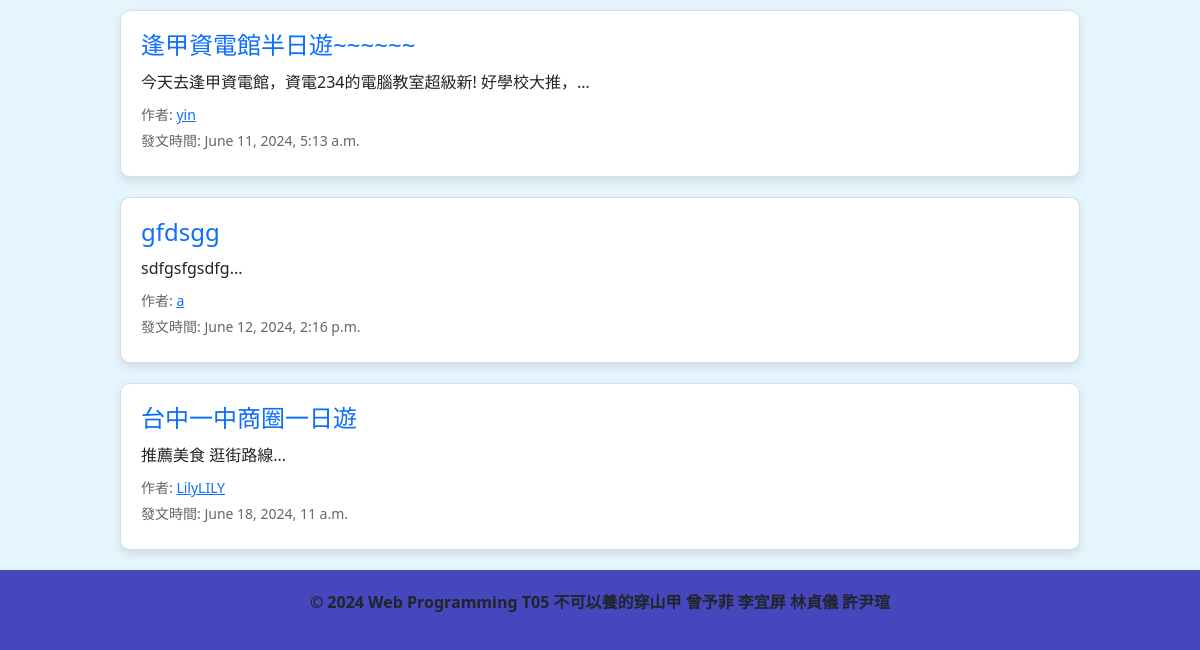
Before: / (lower part) with the older database file.
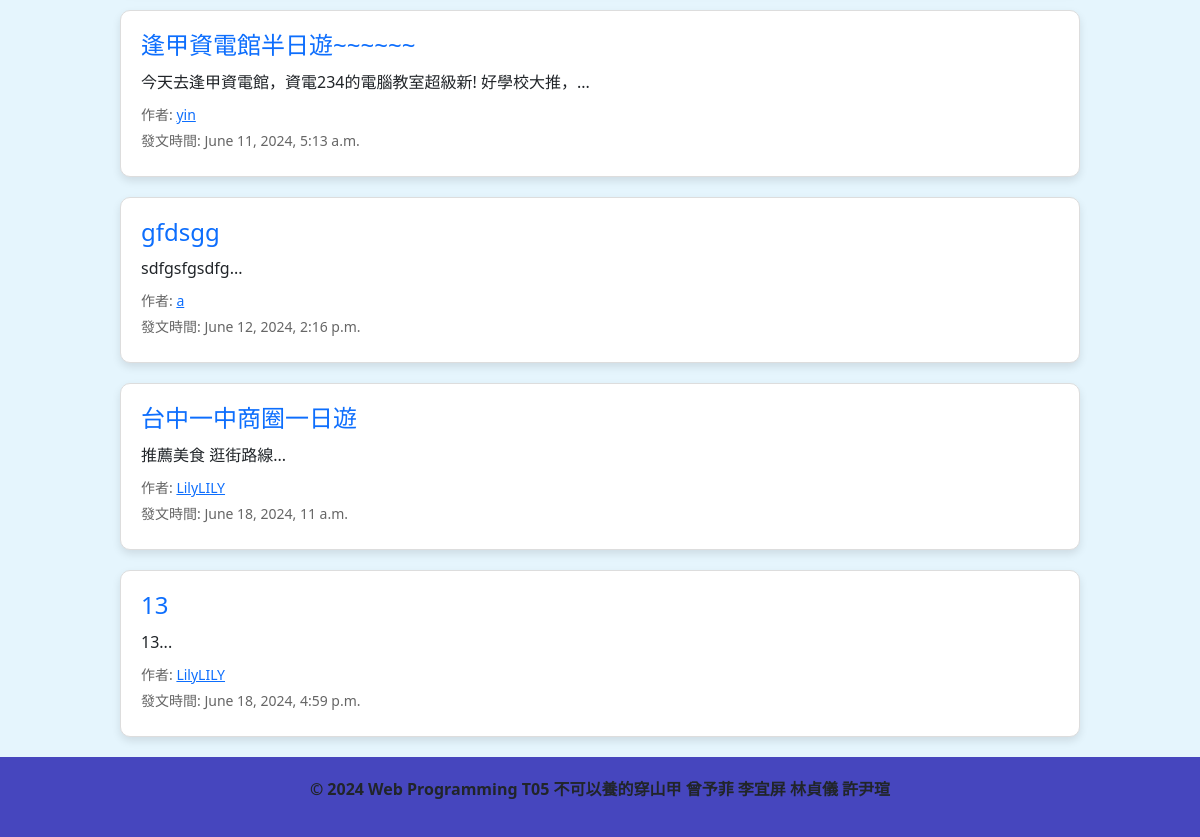
After: the same page with the newer database file.
### travel/models.py (models this page shows, shortened)
class Post(models.Model):
    user = models.ForeignKey(User, on_delete=models.CASCADE, related_name='posts', verbose_name="發文者")
    title = models.CharField(max_length=20, verbose_name="文章標題")
    description = models.TextField(verbose_name="文章內容")
    created_at = models.DateTimeField(default=timezone.now, verbose_name="發文時間")
    pictures = models.ManyToManyField(Picture, related_name='posts', verbose_name="內文圖片", blank=True)
    tags = models.ManyToManyField(Tag, related_name='posts', verbose_name="標籤", blank=True)

### travel/views.py (the view)
# urls.py: 2. Add a URL to urlpatterns:  path('', views.home, name='home')
def home(request):
    posts = Post.objects.all()
    return render(request, 'home.html', {'posts': posts})

### travel/templates/home.html (shortened to what this page needs)
{% extends "Mama.html" %}
{% load static %}
{% block CSS %}
    <link rel="stylesheet" type="text/css" href="{% static 'css/home.css' %}">
{% endblock %}
{% block content %}
<div class="post-list">
    {% for post in posts %}
    <div class="post-item">
        <h2 class="post-title"><a class="post" href="/post_detail/{{ post.id }}">{{ post.title }}</a></h2>
        <p class="post-description">{{ post.description|slice:":30" }}...</p>
        <p class="post-author">作者: <a href="{{ post.user.profile.member_id }}/detail/">{{ post.user.username }}</a></p>
        <p class="post-date">發文時間: {{ post.created_at }}</p>
    </div>
    {% endfor %}
</div>
{% endblock %}

Changed rows visible on the page:
added Post: title "13", description "13", user.username "LilyLILY", created_at "June 18, 2024, 4:59 p.m."
